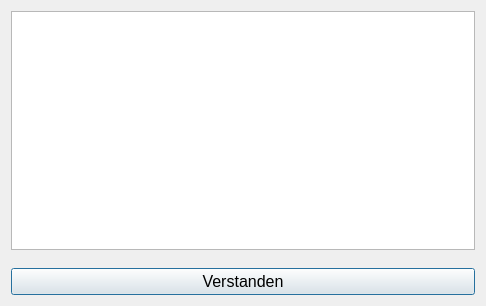
<?xml version="1.0" encoding="UTF-8"?>
<ui version="4.0">
 <class>Dialog</class>
 <widget class="QDialog" name="Dialog">
  <property name="geometry">
   <rect>
    <x>0</x>
    <y>0</y>
    <width>486</width>
    <height>306</height>
   </rect>
  </property>
  <property name="sizePolicy">
   <sizepolicy hsizetype="Expanding" vsizetype="Preferred">
    <horstretch>0</horstretch>
    <verstretch>0</verstretch>
   </sizepolicy>
  </property>
  <property name="windowTitle">
   <string>Dialog</string>
  </property>
  <layout class="QGridLayout" name="gridLayout">
   <property name="verticalSpacing">
    <number>18</number>
   </property>
   <item row="2" column="0">
    <widget class="QPushButton" name="ack_btn">
     <property name="font">
      <font>
       <pointsize>12</pointsize>
      </font>
     </property>
     <property name="text">
      <string>Verstanden</string>
     </property>
    </widget>
   </item>
   <item row="0" column="0">
    <layout class="QVBoxLayout" name="verticalLayout">
     <property name="topMargin">
      <number>0</number>
     </property>
     <item>
      <widget class="QTextBrowser" name="info">
       <property name="font">
        <font>
         <pointsize>12</pointsize>
        </font>
       </property>
      </widget>
     </item>
    </layout>
   </item>
  </layout>
 </widget>
 <resources/>
 <connections/>
</ui>
